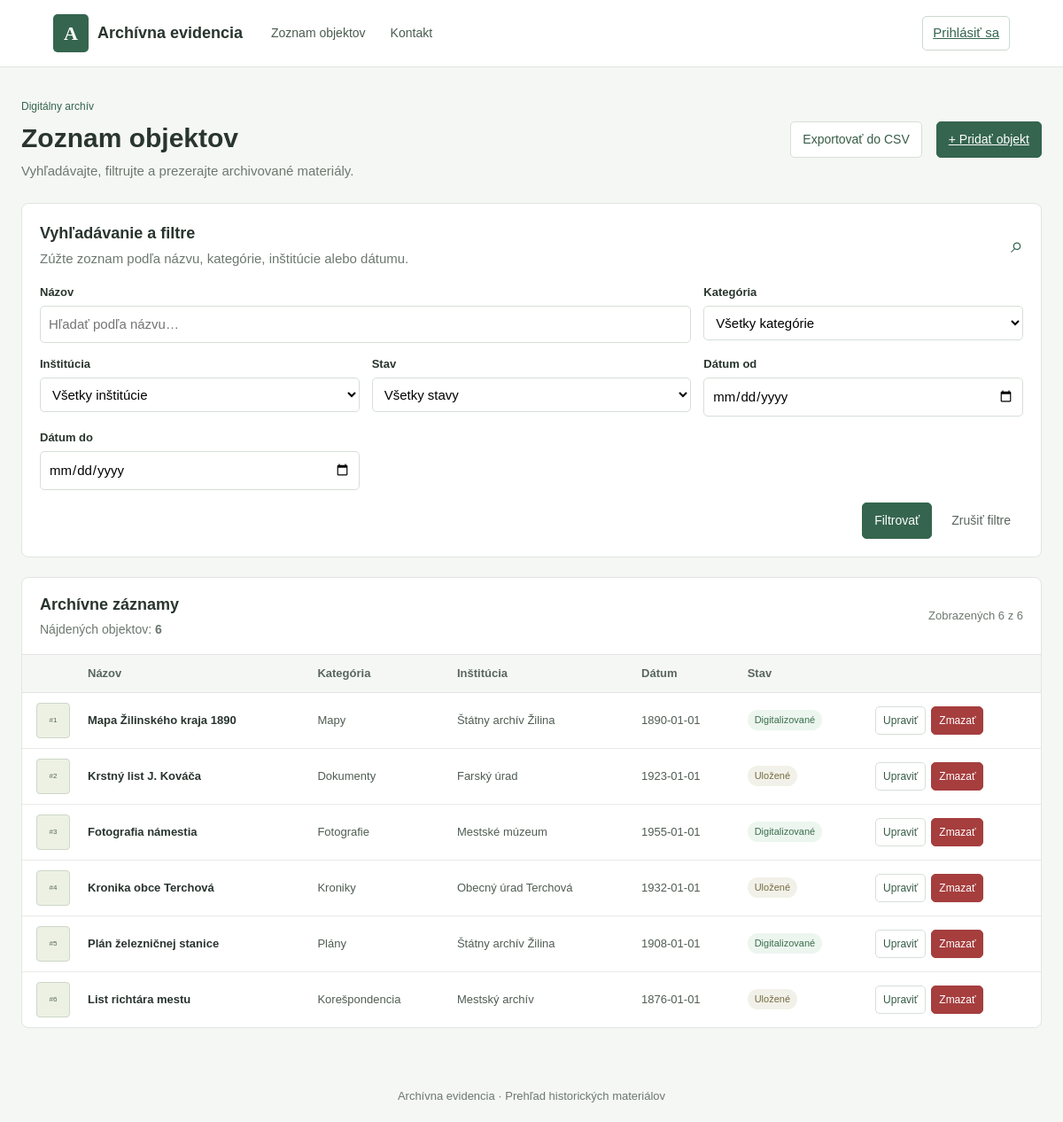
The page / on the database its author committed.
### tables this page shows
CREATE TABLE IF NOT EXISTS `archiveObject` (
    `id` int(11) NOT NULL AUTO_INCREMENT,
    `name` varchar(50) DEFAULT NULL,
    `category` varchar(50) DEFAULT NULL,
    `institution` varchar(50) DEFAULT NULL,
    `datum` date NOT NULL,
    `stav` varchar(50) NOT NULL,
    PRIMARY KEY (`id`)
);

### Framework/Http/Responses/Response.php (called while the page is built, shortened)
<?php
abstract class Response
{
    public function send(): void
    {
        $this->generate();
    }
}

### public/index.php (called while the page is built, shortened)
<?php
require __DIR__ . '/../Framework/ClassLoader.php';
try {
    $app = new App();
    $app->run();
} catch (Exception $e) {
    die('An error occurred: ' . $e->getMessage());
}

### Framework/Support/LinkGenerator.php (called while the page is built, shortened)
<?php
class LinkGenerator
{
    private Request $request;
    public function __construct(Request $request, Router $router)
    {
        $this->request = $request;
    }
    public function url(
        string|array $destination,
        array $parameters = [],
        bool $absolute = false,
        bool $appendParameters = false
    ): string {
        list($controller, $action) = explode(".", $destination);
        $args = $appendParameters ? $this->request->get() : [];
        $args = ["c" => lcfirst($controller), "a" => $action != "index" ? $action : null] + $parameters + $args;
        $basePath = $absolute ? $this->request->getBaseUrl() : "";
        return $basePath . "?" . http_build_query($args);
    }
}

### Framework/DB/Connection.php (called while the page is built, shortened)
<?php
class Connection
{
    private static ?Connection $instance = null;
    private PDO $db;
    public function __construct(PDO $db)
    {
        $this->db = $db;
    }
    public static function getInstance(): Connection
    {
        try {
            if (self::$instance == null) {
                $db = new PDO(
                    'mysql:dbname=' . Configuration::DB_NAME . ';host=' . Configuration::DB_HOST,
                    Configuration::DB_USER,
                    Configuration::DB_PASS
                );
                $db->setAttribute(PDO::ATTR_ERRMODE, PDO::ERRMODE_EXCEPTION);
                $db->setAttribute(PDO::ATTR_EMULATE_PREPARES, true);
                self::$instance = new self($db);
            }
            return self::$instance;
        } catch (PDOException $e) {
            throw new Exception('Connection failed: ' . $e->getMessage());
        }
    }
    public function prepare(string $sql): DebugStatement
    {
        try {
            return new DebugStatement($this->db->prepare($sql));
        } catch (PDOException $e) {
            throw new Exception('Prepare failed: ' . $e->getMessage());
        }
    }
}

### Framework/Core/Model.php (called while the page is built, shortened)
<?php
abstract class Model implements \JsonSerializable
{
    protected static ?string $tableName = null;
    protected static array $columnsMap = [];
    private static array $dbColumns = [];
    private static IDbConvention $dbConventions;
    protected static function getTableName(): string
    {
        if (!empty(static::$tableName)) {
            return static::$tableName;
        }
        return self::getConventions()->getTableName(get_called_class());
    }
    protected static function getColumnsMap(): array
    {
        return static::$columnsMap ?? [];
    }
    public static function getAll(
        ?string $whereClause = null,
        array   $whereParams = [],
        ?string $orderBy = null,
        ?int    $limit = null,
        ?int    $offset = null
    ): array
    {
        try {
            $sql = "SELECT " . static::getDBColumnNamesList() . " FROM `" . static::getTableName() . "`";
            $stmt = Connection::getInstance()->prepare($sql);
            $stmt->execute($whereParams);
            $models = $stmt->fetchAll(PDO::FETCH_CLASS | PDO::FETCH_PROPS_LATE, static::class);
            return $models;
        } catch (PDOException $exception) {
            throw new Exception('Query failed: ' . $exception->getMessage(), 0, $exception);
        }
    }
    private static function getDbColumns(): array
    {
        try {
            $sql = "DESCRIBE " . static::getTableName();
            $stmt = Connection::getInstance()->prepare($sql);
            $stmt->execute([]);
            self::$dbColumns[static::class] = array_column($stmt->fetchAll(), 'Field');
            return self::$dbColumns[static::class];
        } catch (PDOException $exception) {
            throw new Exception('Query failed: ' . $exception->getMessage(), 0, $exception);
        }
    }
    private static function getModelProperties(): array
    {
        $reflection = new \ReflectionClass(static::class);
        $properties = [];
        foreach ($reflection->getProperties() as $property) {
            $propertyName = $property->getName();
            if ($property->isStatic()) {
                continue;
            }
            $properties[$propertyName] = true;
        }
        return $properties;
    }
    private static function getDBColumnNamesList(): string
    {
        $dbColumns = [];
        foreach (static::getDbColumns() as $columnName) {
            $propertyName = static::toPropertyName($columnName);
            if ($propertyName != $columnName) {
                $dbColumns[] = "`$columnName` AS {$propertyName}";
            } else {
                $dbColumns[] = $columnName;
            }
        }
        return implode(', ', $dbColumns);
    }
    private static function toPropertyName(string $columnName): string
    {
        $customMapping = static::getColumnsMap();
        if (isset($customMapping[$columnName])) {
            return $customMapping[$columnName];
        } else {
            return static::getConventions()->toPropertyName($columnName);
        }
    }
    private static function getConventions(): IDbConvention
    {
        if (!isset(static::$dbConventions)) {
            static::$dbConventions = new (Configuration::DB_CONVENTIONS_CLASS)();
        }
        return static::$dbConventions;
    }
}

### Framework/ClassLoader.php (called while the page is built, shortened)
<?php
class ClassLoader
{
    public static function Boot(): void
    {
        spl_autoload_register(function ($class_name) {
            $file = self::getClassFile($class_name);
        });
    }
    public static function getClassFile(string $className): string
    {
        $baseDir = realpath(dirname(__DIR__));
        $relativePath = str_replace('\\', DIRECTORY_SEPARATOR, ltrim($className, '\\')) . '.php';
        return $baseDir . DIRECTORY_SEPARATOR . $relativePath;
    }
}
require __DIR__ . DIRECTORY_SEPARATOR . 'Support' . DIRECTORY_SEPARATOR . 'functions.php';

### Framework/DB/DebugStatement.php (called while the page is built, shortened)
<?php
class DebugStatement
{
    private PDOStatementAlias $stmt;
    public function __construct($stmt)
    {
        $this->stmt = $stmt;
    }
    public function execute(?array $params = null): bool
    {
        $result = $this->stmt->execute($params);
        $this->stmt->debugDumpParams();
        return $result;
    }
    public function __call(string $name, array $arguments): mixed
    {
        return $this->stmt->{$name}(...$arguments);
    }
}

### App/Controllers/HomeController.php (called while the page is built, shortened)
<?php
class HomeController extends BaseController
{
    public function index(Request $request): Response
    {
        return $this->html([
            'archiveObject' => ArchiveObject::getAll(),
            'totalCount' => ArchiveObject::getCount(),
        ]);
    }
}

### Framework/DB/DefaultConventions.php (called while the page is built, shortened)
<?php
class DefaultConventions implements IDbConvention
{
    public function toPropertyName(string $columnName): string
    {
        return $columnName;
    }
}

### App/Models/ArchiveObject.php (called while the page is built, shortened)
<?php
class ArchiveObject extends Model
{
    public int $id;
    public ?string $name = null;
    public ?string $category = null;
    public ?string $institution = null;
    public string $datum;
    public string $stav;
    public function getId(): int
    {
        return $this->id;
    }
    public function getName(): ?string
    {
        return $this->name;
    }
    public function getCategory(): ?string
    {
        return $this->category;
    }
    public function getInstitution(): ?string
    {
        return $this->institution;
    }
    public function getDatum(): string
    {
        return $this->datum;
    }
    public function getStav(): string
    {
        return $this->stav;
    }
}

### Framework/Support/functions.php (called while the page is built)
<?php
if (!function_exists('e')) {
    function e(mixed $value): string
    {
        return htmlspecialchars((string)$value, ENT_QUOTES | ENT_SUBSTITUTE | ENT_HTML5, 'UTF-8');
    }
}

### App/Views/Home/index.view.php (the view, shortened to what this page needs)
<main class="page-content" id="zoznam-objektov">
    <section class="page-heading" aria-labelledby="page-title">
        <div>
            <p class="eyebrow">Digitálny archív</p>
            <h1 id="page-title">Zoznam objektov</h1>
            <p class="page-intro">Vyhľadávajte, filtrujte a prezerajte archivované materiály.</p>
        </div>
        <div class="heading-actions">
            <button class="button button-secondary" type="button">Exportovať do CSV</button>
            <a class="button button-primary" href="<?= $link->url('archiveObject.add') ?>">
                <span aria-hidden="true">+</span> Pridať objekt
            </a>
        </div>
    </section>
    <section class="filter-panel" aria-labelledby="filter-title">
        <div class="section-heading">
            <div>
                <h2 id="filter-title">Vyhľadávanie a filtre</h2>
                <p>Zúžte zoznam podľa názvu, kategórie, inštitúcie alebo dátumu.</p>
            </div>
            <span class="filter-icon" aria-hidden="true">⌕</span>
        </div>
        <form class="filter-form">
            <div class="field field-search">
                <label for="search">Názov</label>
                <input id="search" name="search" type="search" placeholder="Hľadať podľa názvu…">
            </div>
            <div class="field">
                <label for="category">Kategória</label>
                <select id="category" name="category">
                    <option value="">Všetky kategórie</option>
                </select>
            </div>
            <div class="field">
                <label for="institution">Inštitúcia</label>
                <select id="institution" name="institution">
                    <option value="">Všetky inštitúcie</option>
                </select>
            </div>
            <div class="field">
                <label for="status">Stav</label>
                <select id="status" name="status">
                    <option value="">Všetky stavy</option>
                </select>
            </div>
            <div class="field field-date">
                <label for="date-from">Dátum od</label>
                <input id="date-from" name="date-from" type="date">
            </div>
            <div class="field field-date">
                <label for="date-to">Dátum do</label>
                <input id="date-to" name="date-to" type="date">
            </div>
            <div class="filter-actions">
                <button class="button button-primary" type="button">Filtrovať</button>
                <button class="button button-quiet" type="reset">Zrušiť filtre</button>
            </div>
        </form>
    </section>
    <section class="results-panel" aria-labelledby="results-title">
        <div class="results-heading">
            <div>
                <h2 id="results-title">Archívne záznamy</h2>
                <p>Nájdených objektov: <strong><?= $totalCount ?></strong></p>
            </div>
            <span class="page-count">Zobrazených <?= count($archiveObject) ?> z <?= $totalCount ?></span>
        </div>
        <div class="table-wrap">
            <table class="records-table">
                <thead>
                    <tr>
                        <th scope="col"><span class="visually-hidden">Náhľad</span></th>
                        <th scope="col">Názov</th>
                        <th scope="col">Kategória</th>
                        <th scope="col">Inštitúcia</th>
                        <th scope="col">Dátum</th>
                        <th scope="col">Stav</th>
                        <th scope="col"><span class="visually-hidden">Akcie</span></th>
                    </tr>
                </thead>
                <tbody>
                    <?php foreach ($archiveObject as $object) {
                        $status = $object->getStav();
                        $statusLabel = match ($status) {
                            'digitized', 'Digitalizované' => 'Digitalizované',
                            'stored', 'Uložené' => 'Uložené',
                            default => $status,
                        };
                        $statusClass = match ($status) {
                            'digitized', 'Digitalizované' => 'status-digitized',
                            'stored', 'Uložené' => 'status-stored',
                            default => '',
                        };
                        ?>
                        <tr>
                            <td class="preview-cell">
                                <span class="record-preview" aria-hidden="true">#<?= e((string)$object->getId()) ?></span>
                            </td>
                            <th scope="row" data-label="Názov"><?= e($object->getName() ?? 'Bez názvu') ?></th>
                            <td data-label="Kategória"><?= e($object->getCategory() ?? 'Neuvedená') ?></td>
                            <td data-label="Inštitúcia"><?= e($object->getInstitution() ?? 'Neuvedená') ?></td>
                            <td data-label="Dátum"><?= e($object->getDatum()) ?></td>
                            <td data-label="Stav">
                                <span class="status <?= e($statusClass) ?>"><?= e($statusLabel) ?></span>
                            </td>
                            <td data-label="Akcie">
                                <div class="record-actions">
                                    <form method="post" action="<?= $link->url('archiveObject.edit') ?>">
                                        <button class="button button-secondary" type="submit">Upraviť</button>
                                    </form>
                                    <form method="post" action="<?= $link->url('archiveObject.delete') ?>">
                                        <button class="button button-danger" type="submit">Zmazať</button>
                                    </form>
                                </div>
                            </td>
                        </tr>
                    <?php } ?>
                </tbody>
            </table>
        </div>
    </section>
</main>

### rows shown on the page
archiveobject: id "1", name "Mapa Žilinského kraja 1890", category "Mapy", institution "Štátny archív Žilina", datum "1890-01-01", stav "Digitalizované"
archiveobject: id "2", name "Krstný list J. Kováča", category "Dokumenty", institution "Farský úrad", datum "1923-01-01", stav "Uložené"
archiveobject: id "3", name "Fotografia námestia", category "Fotografie", institution "Mestské múzeum", datum "1955-01-01", stav "Digitalizované"
archiveobject: id "4", name "Kronika obce Terchová", category "Kroniky", institution "Obecný úrad Terchová", datum "1932-01-01", stav "Uložené"
archiveobject: id "5", name "Plán železničnej stanice", category "Plány", institution "Štátny archív Žilina", datum "1908-01-01", stav "Digitalizované"
archiveobject: id "6", name "List richtára mestu", category "Korešpondencia", institution "Mestský archív", datum "1876-01-01", stav "Uložené"

### other values the page prints
$totalCount "6"
count($archiveObject) "6"
